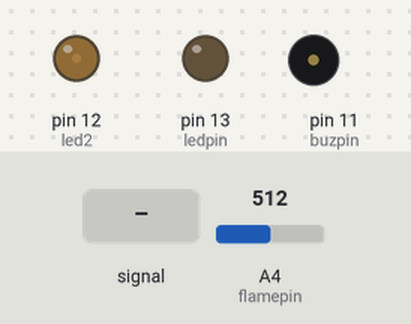
This sketch was run on a simulated Arduino Uno, built with avr-gcc and run on an emulated ATmega328P. Shown: output pins drawn as LEDs (lit = HIGH), buzzer (waves = sounding). Inputs (shaded band) come from the test bench; at power-on: A4 (flamepin) = 512.

Above: at 1.2 s.
1.3 s: A4 (flamepin) fed a 200 Hz sine of ±460 counts around its level
At 1.8 s:
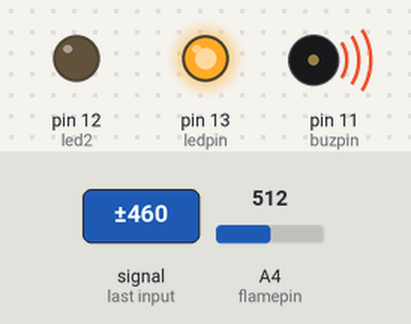
2.8 s: A4 (flamepin) set to 716
At 3.9 s:
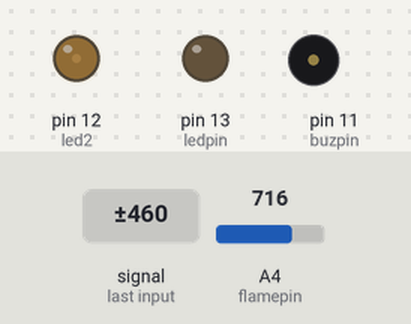
Timing chart, 0 to 5.8 s (numbered marks = the images above; inputs shaded):
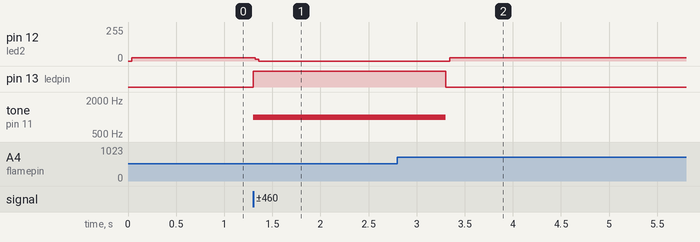

The sketch:

interfacing_flame_sensor.ino
```cpp
int ledpin=13;
int led2=12;
int flamepin=A4;
 int buzpin=11;
 int threshold=200;
int flamesensvalue=0;
void setup() {
Serial.begin(9600);
pinMode(ledpin,OUTPUT);
pinMode(led2,OUTPUT);
pinMode(flamepin,INPUT);
pinMode(buzpin,OUTPUT);
}
void loop() {
flamesensvalue=analogRead(flamepin);
if (flamesensvalue<=threshold) {
digitalWrite(ledpin,HIGH);
tone(buzpin,1000);
delay(1000);
}
else{
digitalWrite(led2,HIGH);
digitalWrite(ledpin,LOW);
noTone(buzpin);
digitalWrite(led2,LOW);
}
 }
```

Measured:
- after the input at 1.3 s, pin 12 (led2): 24/255 → 0/255 at once; pin 13 (ledpin): LOW → HIGH at once; tone on pin 11 (buzpin): silent → 1000 Hz at once
- after the input at 2.8 s, pin 12 (led2): 0/255 → 26/255 after 0.54 s; pin 13 (ledpin): HIGH → LOW after 0.50 s; tone on pin 11 (buzpin): 1000 Hz → silent after 0.50 s
